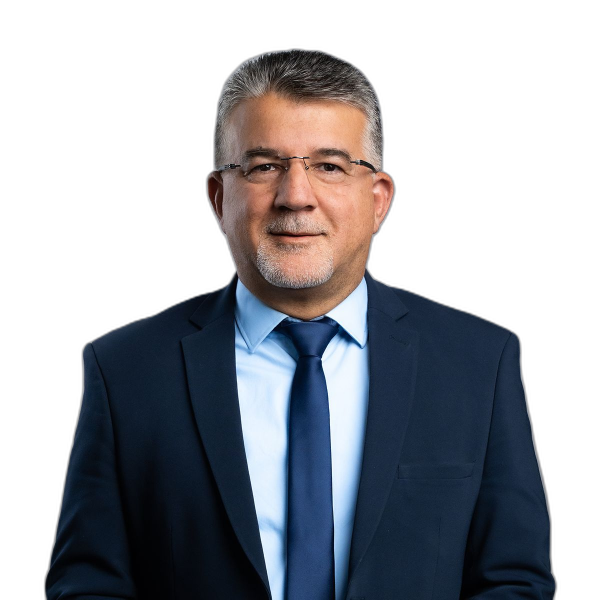
#> input picture content-kit/hatzionut-hadatit/2026-11-reel-kahana-names/photos/jabareen-cut.png, 1200 x 1200 px (shown at 1/2 size); its folder holds 8 pictures in this run
$ python make.py
#> lines starting #> are read from the running program, lines starting #| are printed output that depends on the picture; after the words box and inside, x2 and y2 are one past the last pixel; in counts of white or black regions, pixels touching at a corner belong together
"""RZ reel: Smotrich 'who would you prefer' - MK photo cards fly in from both sides and collide.
Arab-list MKs (left) in B&W, Jewish MKs (right) in colour, per client concept. Splice music + impact. 720p out."""
import os, math, subprocess, numpy as np
from PIL import Image, ImageDraw, ImageFont, ImageOps, ImageFilter
HERE = os.path.dirname(os.path.abspath(__file__)); P = HERE + '/photos/'
KB = HERE + '/../../fonts/HaimClassicv2FM-Bold.ttf'
W, H, FPS = 1080, 1920, 30; DEEP, TEAL, LT = (43, 81, 85), (80, 146, 153), (105, 180, 189)
def F(s): return ImageFont.truetype(KB, s, layout_engine=ImageFont.Layout.RAQM)
def eo(x): x = max(0., min(1., x)); return 1 - (1 - x) ** 3
CW, CH = 420, 520
def card(photo, name, color):
#> called with photo = 'jabareen-cut.png', name = "יוסף ג'בארין", color = False
    c = Image.new('RGBA', (CW, CH), (0, 0, 0, 0)); d = ImageDraw.Draw(c)
#> after `c = Image.new('RGBA', (CW, CH), (0, 0, 0, 0))`: c: PIL image 420x520 RGBA; every value is 0
    top, bot = ((80, 146, 153), (30, 62, 66)) if color else ((95, 95, 95), (35, 35, 35))
    g = Image.new('RGBA', (CW, CH)); gd = ImageDraw.Draw(g)
    for y in range(CH): t = y / CH; gd.line((0, y, CW, y), fill=tuple(int(top[i] * (1 - t) + bot[i] * t) for i in range(3)) + (255,))
    m = Image.new('L', (CW, CH), 0); ImageDraw.Draw(m).rounded_rectangle((0, 0, CW - 1, CH - 1), 28, fill=255); c.paste(g, (0, 0), m)
#> after `m = Image.new('L', (CW, CH), 0)`: m: PIL image 420x520 L; every value is 0
#> after `ImageDraw.Draw(m).rounded_rectangle((0, 0, CW - 1, CH - 1), 28, fill=2`:
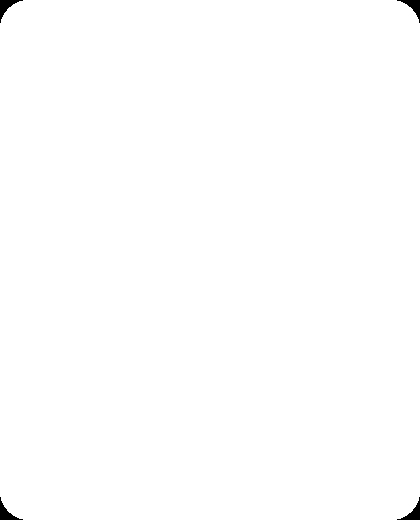
#> m: PIL image 420x520 L; 99.7% white; 4 black regions, box (x1, y1, x2, y2) and area: (0, 0, 23, 23) 174, (397, 0, 420, 23) 174, (0, 497, 23, 520) 174, (397, 497, 420, 520) 174
    cut = Image.open(P + photo).convert('RGBA'); a = cut.getchannel('A').point(lambda v: 255 if v > 170 else 0).filter(ImageFilter.GaussianBlur(1)); cut.putalpha(a)
#> in card, cut is the input picture: PIL image 1200x1200 RGBA; mean R, G, B, A 32.9, 35, 40.7, 124
    cut = cut.crop(a.getbbox()); s = max((CW - 30) / cut.width, (CH - 70) / cut.height); cut = cut.resize((int(cut.width * s), int(cut.height * s)), Image.LANCZOS)
#> after `s = max((CW - 30) / cut.width, (CH - 70) / cut.height)`: s = 0.408
    if cut.width > CW: x0 = (cut.width - CW) // 2; cut = cut.crop((x0, 0, x0 + CW, cut.height))
    if cut.height > CH - 40: cut = cut.crop((0, 0, cut.width, CH - 40))
    if not color: cut = Image.merge('RGBA', (*[ImageOps.grayscale(cut.convert('RGB'))] * 3, cut.getchannel('A')))
    lay = Image.new('RGBA', (CW, CH), (0, 0, 0, 0)); lay.paste(cut, ((CW - cut.width) // 2, CH - cut.height), cut)
    c.alpha_composite(Image.composite(lay, Image.new('RGBA', (CW, CH), (0, 0, 0, 0)), m))
    d = ImageDraw.Draw(c); d.rounded_rectangle((0, CH - 96, CW, CH), 28, fill=(DEEP if color else (20, 20, 20)) + (240,)); d.rectangle((0, CH - 96, CW, CH - 70), fill=(DEEP if color else (20, 20, 20)) + (240,))
    d.text((CW / 2, CH - 50), name, font=F(54), fill=(255, 255, 255), anchor='mm', direction='rtl')
    d.rounded_rectangle((0, 0, CW - 1, CH - 1), 28, outline=(255, 255, 255), width=6)
    return c
PAIRS = [  # (bw card, colour card, t_left_in, t_contact, t_out)
    (card('jabareen-cut.png', "יוסף ג'בארין", False), card('mor-cut.png', 'צביקה מור', True), 3.95, 5.62, 7.0),
    (card('taha-cut.png', 'וואליד טאהא', False), card('madan-cut.png', 'אלישע מדן', True), 8.95, 11.15, 12.65)]
#> call 2 of card, with photo = 'mor-cut.png', name = 'צביקה מור', color = True
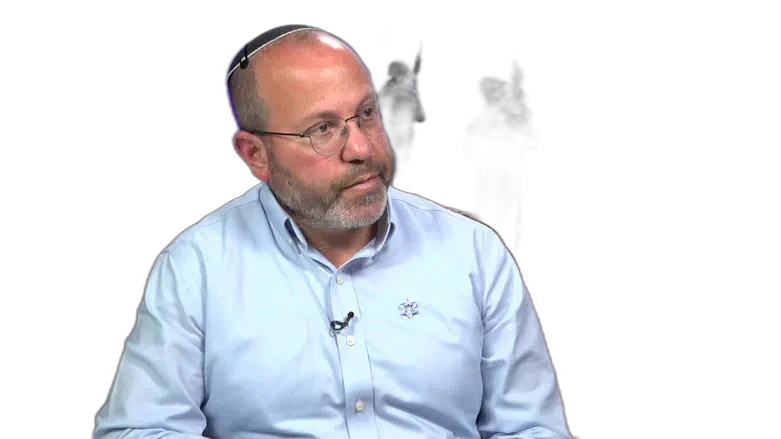
#> input picture content-kit/hatzionut-hadatit/2026-11-reel-kahana-names/photos/mor-cut.png, 781 x 439 px
#> in card, cut is the input picture: PIL image 781x439 RGBA; mean R, G, B, A 62.4, 64.2, 68.8, 87.8
#> call 3 of card, with photo = 'taha-cut.png', name = 'וואליד טאהא', color = False
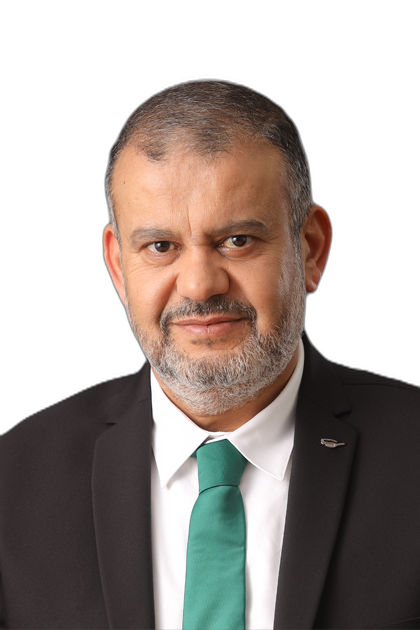
#> input picture content-kit/hatzionut-hadatit/2026-11-reel-kahana-names/photos/taha-cut.png, 420 x 630 px
#> in card, cut is the input picture: PIL image 420x630 RGBA; mean R, G, B, A 68.3, 59.2, 54, 152.9
#> call 4 of card, with photo = 'madan-cut.png', name = 'אלישע מדן', color = True
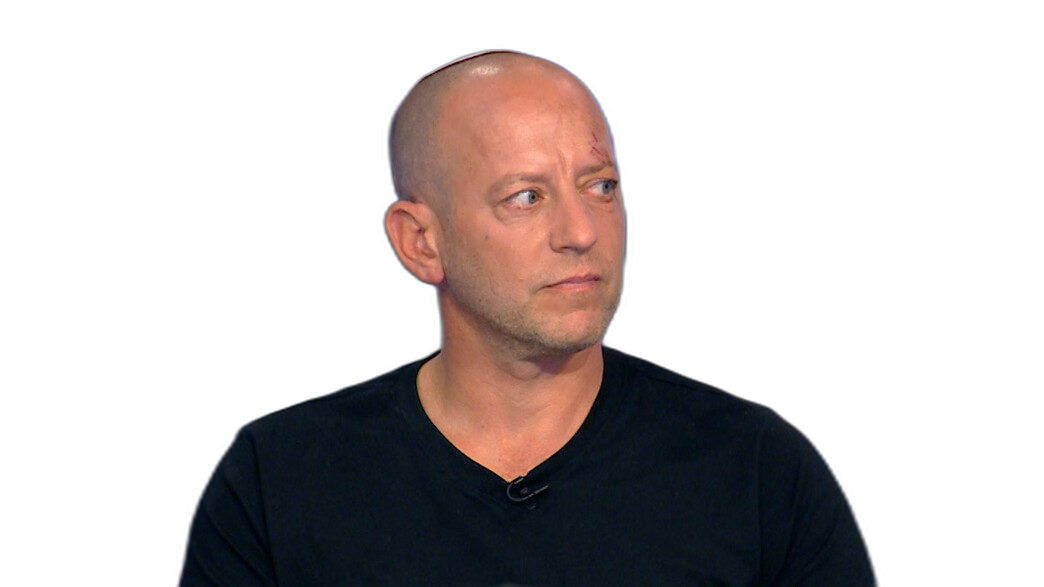
#> input picture content-kit/hatzionut-hadatit/2026-11-reel-kahana-names/photos/madan-cut.png, 1044 x 587 px
#> in card, cut is the input picture: PIL image 1044x587 RGBA; mean R, G, B, A 24.9, 18.9, 17.9, 79.2
#> in card (call 4), `a = cut.getchannel('A').point(lambda v: 255 if v > 170 else 0).filter(`:
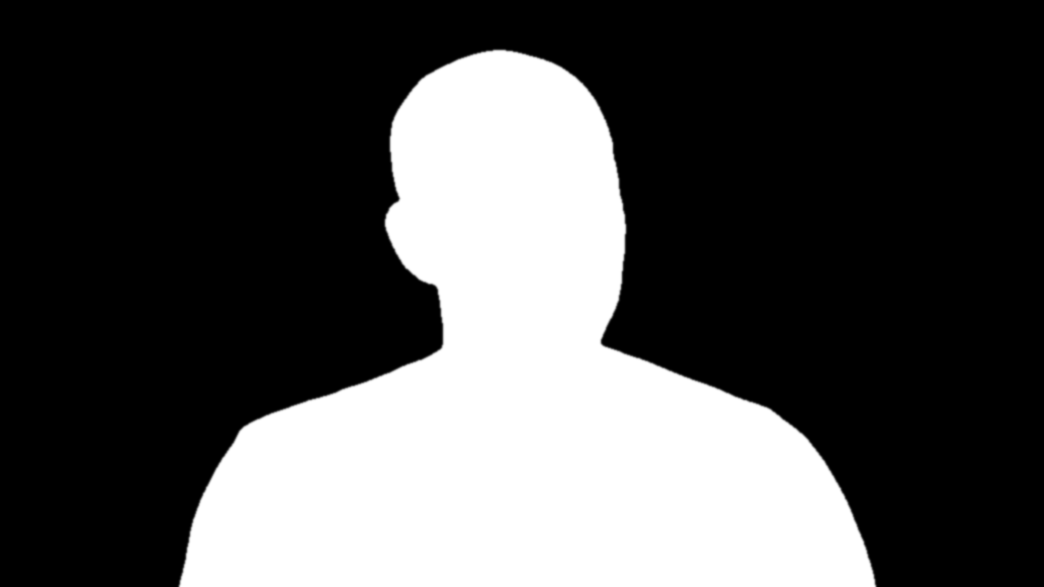
#> a: PIL image 1044x587 L; min 0, max 255, mean 79.1
#> in card (call 4), `cut = cut.crop((x0, 0, x0 + CW, cut.height))`:
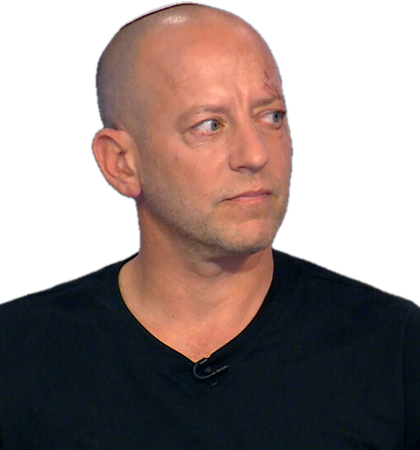
#> cut: PIL image 420x450 RGBA; mean R, G, B, A 55.1, 40.9, 38, 156.9; transparent parts drawn white
#> in card (call 4), `c.alpha_composite(Image.composite(lay, Image.new('RGBA', (CW, CH), (0,..`:
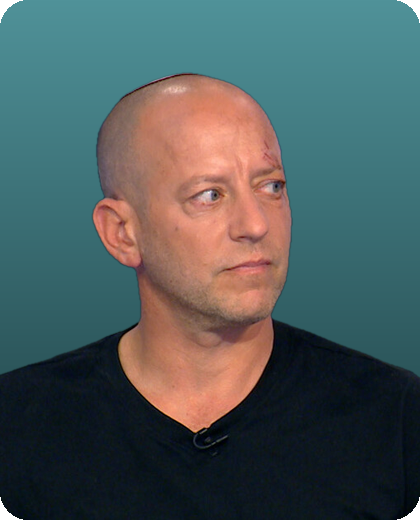
#> c: PIL image 420x520 RGBA; mean R, G, B, A 77.2, 91, 91.2, 254.2; transparent parts drawn white
LX, RX, CY = 300, 780, 1470
def overlay(t):
    lay = Image.new('RGBA', (W, H), (0, 0, 0, 0)); shake = (0, 0)
    for bw, col, ti, tc, to in PAIRS:
        if not (ti <= t < to + .4): continue
        out = eo((t - to) / .35) if t >= to else 0
        lx = -CW + (LX + CW) * eo((t - ti) / .35)
        if t >= tc: lx = LX - 34 * math.sin(min(1, (t - tc) / .25) * math.pi) * (1 - min(1, (t - tc) / .25))
        rin = tc - .28
        if t < rin: rx = W + CW
        elif t < tc: rx = W + CW / 2 + (RX - (W + CW / 2)) * ((t - rin) / .28) ** 1.6
        else: rx = RX + 34 * math.sin(min(1, (t - tc) / .25) * math.pi) * (1 - min(1, (t - tc) / .25))
        dy = int(900 * out ** 2)
        if t >= tc and t < tc + .35: k = 1 - (t - tc) / .35; shake = (int(16 * k * math.sin(t * 90)), int(10 * k * math.cos(t * 70)))
        for c, x, rot in ((bw, lx, 4), (col, rx, -4)):
            cc = c.rotate(rot, resample=Image.BICUBIC, expand=True); lay.alpha_composite(cc, (int(x - cc.width / 2), int(CY - cc.height / 2 + dy)))
        if tc <= t < tc + .18:   # impact flash
            k = 1 - (t - tc) / .18; fl = Image.new('RGBA', (W, H), (0, 0, 0, 0)); fd = ImageDraw.Draw(fl); r = 120 + 400 * (1 - k)
            fd.ellipse((540 - r, CY - r, 540 + r, CY + r), fill=(255, 255, 255, int(200 * k))); lay.alpha_composite(fl.filter(ImageFilter.GaussianBlur(30)))
    return lay, shake
if __name__ == '__main__':
#> (the run stopped early here; a loop or call above may not have finished)
